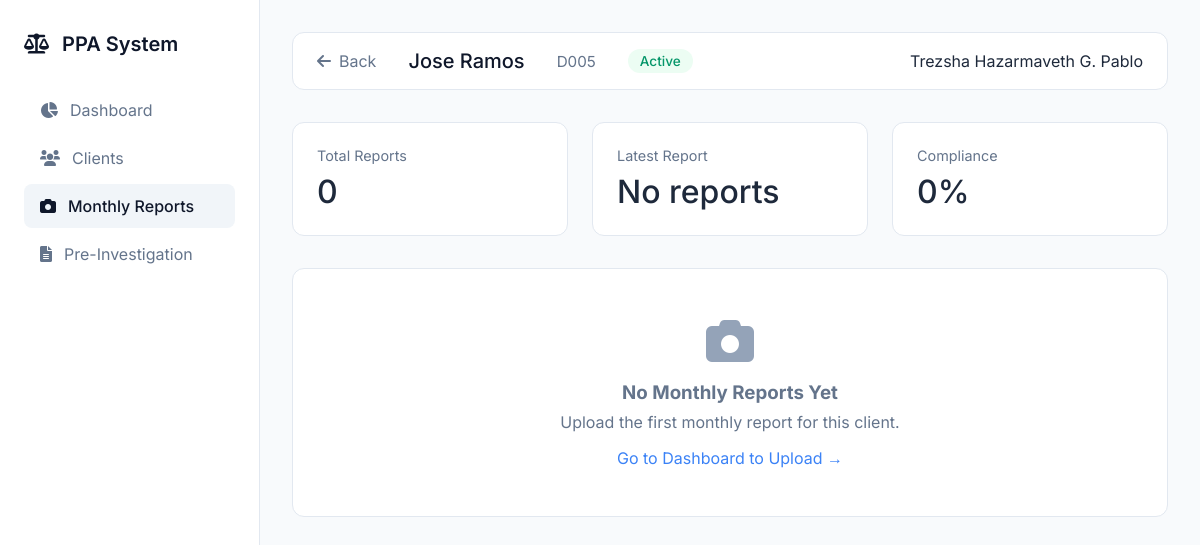
/view_reports.php?id=5 (signed in), run on an earlier commit of the app's database.
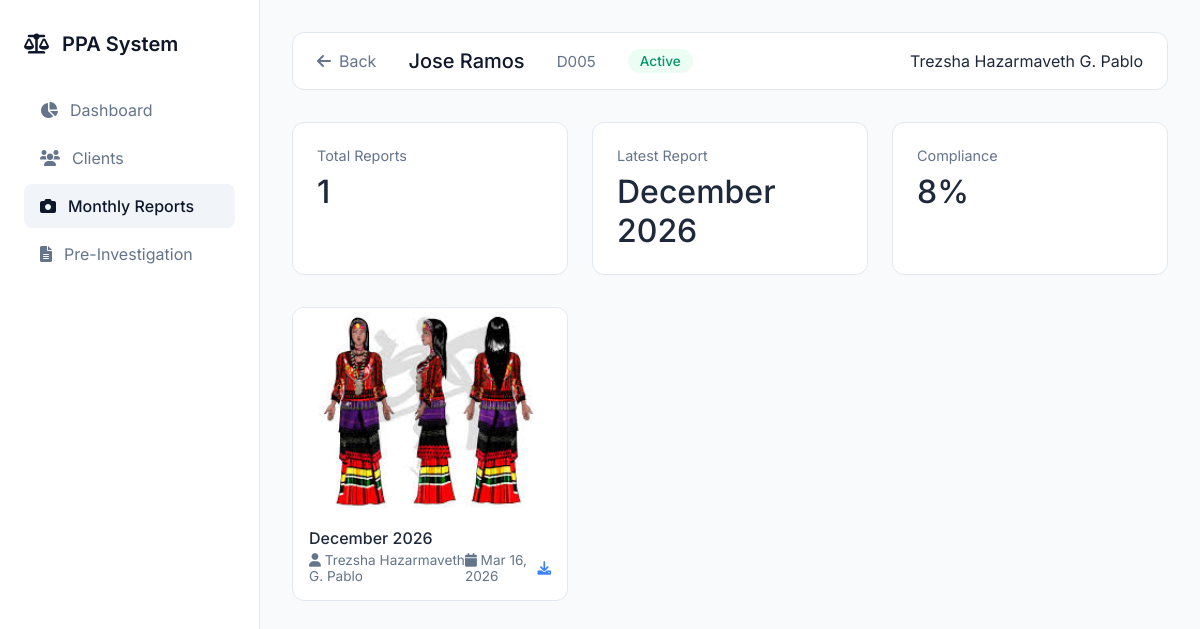
And on a later commit of the database.
### tables this page shows
CREATE TABLE `clients` (
  `id` int(11) NOT NULL,
  `docket_number` varchar(50) DEFAULT NULL,
  `name` varchar(100) DEFAULT NULL,
  `cc_number` varchar(50) DEFAULT NULL,
  `court` varchar(100) DEFAULT NULL,
  `offense` varchar(100) DEFAULT NULL,
  `sentence` varchar(100) DEFAULT NULL,
  `address` text DEFAULT NULL,
  `status` varchar(50) DEFAULT NULL,
  `created_at` timestamp NOT NULL DEFAULT current_timestamp(),
  `start_date` date DEFAULT NULL,
  `end_date` date DEFAULT NULL,
  `payment` decimal(10,2) DEFAULT 0.00
);

CREATE TABLE `monthly_reports` (
  `id` int(11) NOT NULL,
  `probationer_id` int(11) NOT NULL,
  `report_month` int(11) NOT NULL,
  `report_year` int(11) NOT NULL,
  `photo` varchar(255) NOT NULL,
  `uploaded_by` int(11) DEFAULT NULL,
  `upload_date` timestamp NOT NULL DEFAULT current_timestamp()
);

CREATE TABLE `staff` (
  `id` int(11) NOT NULL,
  `fullname` varchar(100) DEFAULT NULL,
  `username` varchar(50) DEFAULT NULL,
  `password` varchar(50) DEFAULT NULL,
  `role` varchar(20) DEFAULT NULL
);

### view_reports.php (the view, shortened to what the changed rows need)
<?php
include 'config/database.php';
$client_id = mysqli_real_escape_string($conn, $_GET['id']);
$client_query = mysqli_query($conn, "SELECT * FROM clients WHERE id='$client_id'");
$client = mysqli_fetch_assoc($client_query);
$reports = mysqli_query($conn, "
    SELECT mr.*, s.fullname as uploaded_by_name
    FROM monthly_reports mr
    LEFT JOIN staff s ON mr.uploaded_by = s.id
    WHERE mr.probationer_id = '$client_id'
    ORDER BY mr.report_year DESC, mr.report_month DESC
");
?>
<!DOCTYPE html>
<html lang="en">
<head>
    <link rel="stylesheet" href="https://cdnjs.cloudflare.com/ajax/libs/font-awesome/6.0.0/css/all.min.css">
</head>
<body>
    <div class="app">
        <div class="main">
            <div class="top-bar">
                <div class="client-info">
                    <a href="clients.php" class="back-btn">
                        <i class="fas fa-arrow-left"></i>
                        Back
                    </a>
                    <span class="client-name"><?php echo htmlspecialchars($client['name']); ?></span>
                    <span class="client-docket"><?php echo htmlspecialchars($client['docket_number']); ?></span>
                    <span class="status-badge status-<?php echo $client['status']; ?>">
                        <?php echo $client['status']; ?>
                    </span>
                </div>
            </div>
            <?php
            $total_reports = mysqli_num_rows($reports);
            $latest_report = mysqli_fetch_assoc(mysqli_query($conn, "
                SELECT report_month, report_year FROM monthly_reports
                WHERE probationer_id='$client_id'
                ORDER BY report_year DESC, report_month DESC LIMIT 1
            "));
            ?>
            <div class="stats-grid">
                <div class="stat-card">
                    <div class="stat-label">Total Reports</div>
                    <div class="stat-value"><?php echo $total_reports; ?></div>
                </div>
                <div class="stat-card">
                    <div class="stat-label">Latest Report</div>
                    <div class="stat-value">
                        <?php
                        if($latest_report) {
                            echo date("F Y", mktime(0,0,0,$latest_report['report_month'],1,$latest_report['report_year']));
                        } else {
                            echo "No reports";
                        }
                        ?>
                    </div>
                </div>
                <div class="stat-card">
                    <div class="stat-label">Compliance</div>
                    <div class="stat-value">
                        <?php
                        $months_since_start = ceil((time() - strtotime($client['start_date'])) / (30 * 24 * 60 * 60));
                        $expected = min($months_since_start, 12);
                        $percentage = $expected > 0 ? round(($total_reports / $expected) * 100) : 0;
                        echo $percentage . '%';
                        ?>
                    </div>
                </div>
            </div>
            <?php if(mysqli_num_rows($reports) > 0): ?>
                <div class="photo-grid">
                    <?php while($report = mysqli_fetch_assoc($reports)): ?>
                    <div class="photo-card">
                        <img src="uploads/<?php echo $report['photo']; ?>" class="photo-image" onclick="openModal('uploads/<?php echo $report['photo']; ?>')">
                        <div class="photo-info">
                            <div class="photo-month">
                                <?php echo date("F Y", mktime(0,0,0,$report['report_month'],1,$report['report_year'])); ?>
                            </div>
                            <div class="photo-meta">
                                <span>
                                    <i class="fas fa-user"></i>
                                    <?php echo $report['uploaded_by_name'] ?? 'Unknown'; ?>
                                </span>
                                <span>
                                    <i class="fas fa-calendar"></i>
                                    <?php echo date("M d, Y", strtotime($report['upload_date'])); ?>
                                </span>
                                <a href="uploads/<?php echo $report['photo']; ?>" download class="download-btn">
                                    <i class="fas fa-download"></i>
                                </a>
                            </div>
                        </div>
                    </div>
                    <?php endwhile; ?>
                </div>
            <?php else: ?>
                <div class="no-reports">
                    <i class="fas fa-camera" style="font-size: 3rem; margin-bottom: 1rem; color: #94a3b8;"></i>
                    <h3>No Monthly Reports Yet</h3>
                    <p style="margin-top: 0.5rem;">Upload the first monthly report for this client.</p>
                    <a href="dashboard.php" style="display: inline-block; margin-top: 1rem; color: #3b82f6; text-decoration: none;">
                        Go to Dashboard to Upload →
                    </a>
                </div>
            <?php endif; ?>
        </div>
    </div>
</body>
</html>

What changed in the data, as far as the page shows it:
changed clients "Jose Ramos": start_date "0" → "8"
added monthly_reports: report_month+report_year "December 2026", photo (picture), uploaded_by.fullname "Trezsha Hazarmaveth G. Pablo", upload_date "Mar 16, 2026"
Also different on the page:
$total_reports: "0" → "1"
text no longer shown: "No reports No Monthly Reports Yet Upload the first monthly report for this client. Go to Dashboard to Upload →"
